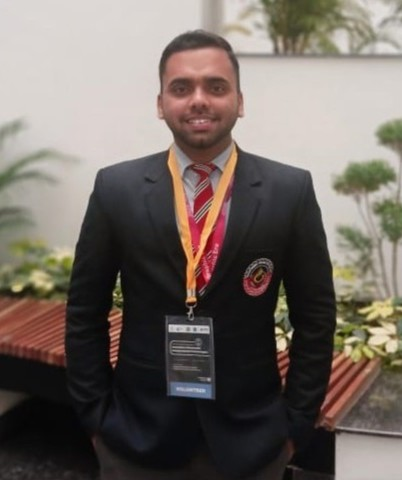
#> input picture apps/landing/src/assets/images/AdityaBhardwaj.jpg, 402 x 480 px
$ python facedetector.py
#> lines starting #> are read from the running program, lines starting #| are printed output that depends on the picture
#> the answer given: 1
#> the answer given: ../../../apps/landing/src/assets/images/AdityaBhardwaj.jpg
import cv2
import json
import os

def detect_candidate_photo(image_path, board_id):
    """
    Detect candidate photo in marksheet image.

    Args:
        image_path (str): Path to JPG image
        board_id (int): 0=Uttarakhand, 1=CBSE, 2=ICSE

    Returns:
        dict: {"board": str, "photo_detected": int}
    """
#> called with board_id = 1
    board_names = {0: "Uttarakhand", 1: "CBSE", 2: "ICSE"}
    board_name = board_names.get(board_id, "Unknown")


    # Check if image exists
    if not os.path.exists(image_path):
        print(f"Error: Image file '{image_path}' not found.")
        return {"board": board_name, "photo_detected": 0}

    # Load image
    img = cv2.imread(image_path)
#> img is the input picture: shape (480, 402, 3); mean B, G, R 98.3, 104.9, 114
    if img is None:
        print(f"Error: Could not load image '{image_path}'.")
        return {"board": board_name, "photo_detected": 0}

    # Crop to top 30% where photos usually appear
    height = img.shape[0]
#> height = 480
    img_cropped = img[:int(height * 0.3), :]
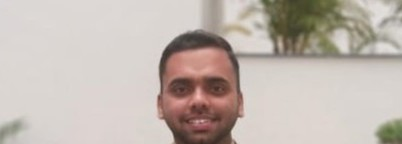
#> img_cropped: shape (144, 402, 3); mean B, G, R 175.7, 183, 193.3

    # Convert to grayscale
    gray = cv2.cvtColor(img_cropped, cv2.COLOR_BGR2GRAY)
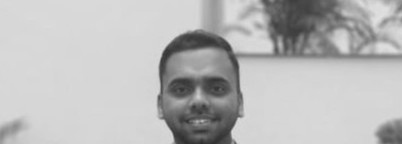
#> gray: shape (144, 402); min 44, max 225, mean 185.2

    # Use Haar cascade face detector (reliable and built-in)
    face_cascade = cv2.CascadeClassifier(cv2.data.haarcascades + 'haarcascade_frontalface_default.xml')
    faces = face_cascade.detectMultiScale(gray, scaleFactor=1.1, minNeighbors=5, minSize=(30, 30))
#> faces = [[156, 53, 85, 85]]

    return {"board": board_name, "photo_detected": 1 if len(faces) > 0 else 0}

def main():
    """Interactive main function"""
    print("=== Marksheet Photo Detection System ===\n")

    # Get board selection
    print("Select Board:")
    print("0 → Uttarakhand Board")
    print("1 → CBSE Board")
    print("2 → ICSE Board")

    try:
        board_id = int(input("\nEnter board ID (0/1/2): "))
        if board_id not in [0, 1, 2]:
            print("Error: Invalid board ID. Please enter 0, 1, or 2.")
            return
    except ValueError:
        print("Error: Please enter a valid number.")
        return

    # Get image path
    image_path = input("Enter image path (e.g., datasetnew/10_1.jpg): ").strip()

    # Run detection
    print(f"\nProcessing image: {image_path}")
    print(f"Board: {['Uttarakhand', 'CBSE', 'ICSE'][board_id]}")
    print("-" * 40)

    result = detect_candidate_photo(image_path, board_id)
#> result = {'board': 'CBSE', 'photo_detected': 1}

    # Display result
    print("\nResult:")
    print(json.dumps(result, indent=2))
#| {
#|   "board": "CBSE",
#|   "photo_detected": 1
#| }

    # Save result to file
    with open("detection_result.json", "w") as f:
        json.dump(result, f, indent=2)
    print("\nResult saved to: detection_result.json")

if __name__ == "__main__":
    main()

$ run again, on apps/landing/src/assets/images/Adityakeerti.png
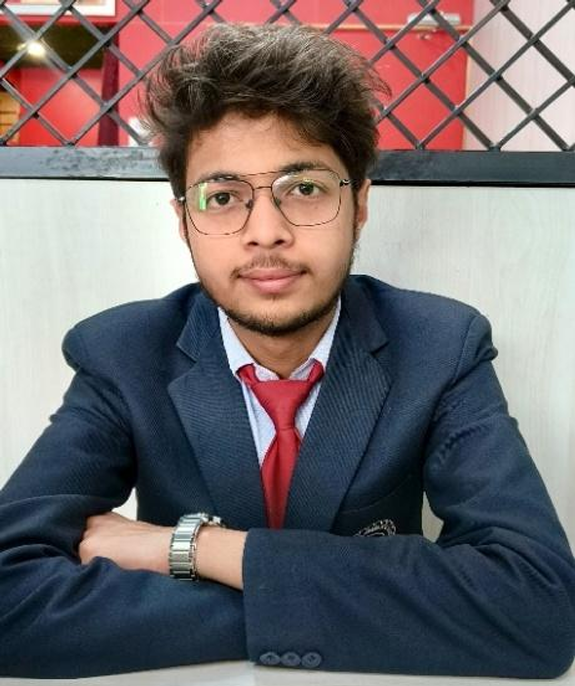
#> input picture apps/landing/src/assets/images/Adityakeerti.png, 575 x 686 px
#> in detect_candidate_photo, img is the input picture: shape (686, 575, 3); mean B, G, R 108.7, 106.6, 114.4
#> in detect_candidate_photo, `img_cropped = img[:int(height * 0.3), :]`:
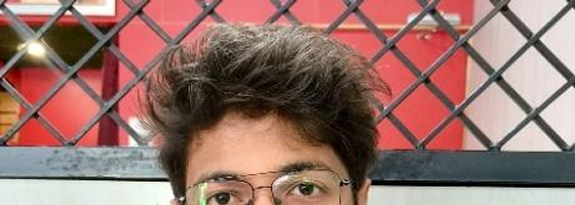
#> img_cropped: shape (205, 575, 3); mean B, G, R 106.6, 114.2, 151.4
#> in detect_candidate_photo, `gray = cv2.cvtColor(img_cropped, cv2.COLOR_BGR2GRAY)`:
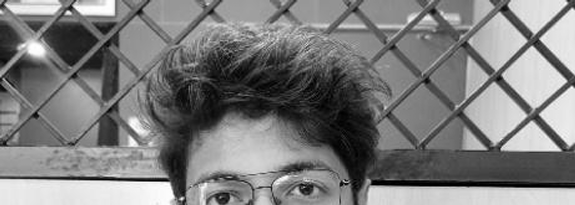
#> gray: shape (205, 575); min 0, max 255, mean 124.5
#> faces = ()
#> result = {'board': 'CBSE', 'photo_detected': 0}
#| {
#|   "board": "CBSE",
#|   "photo_detected": 0
#| }
